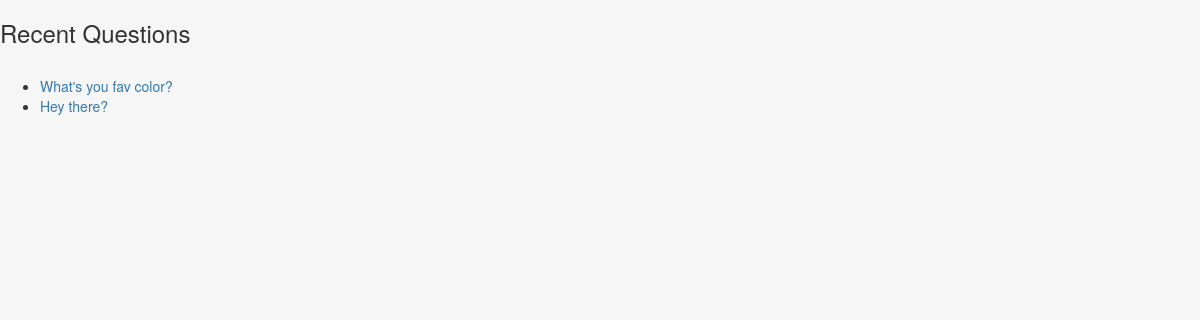
The page /polls/ on the database as committed earlier.
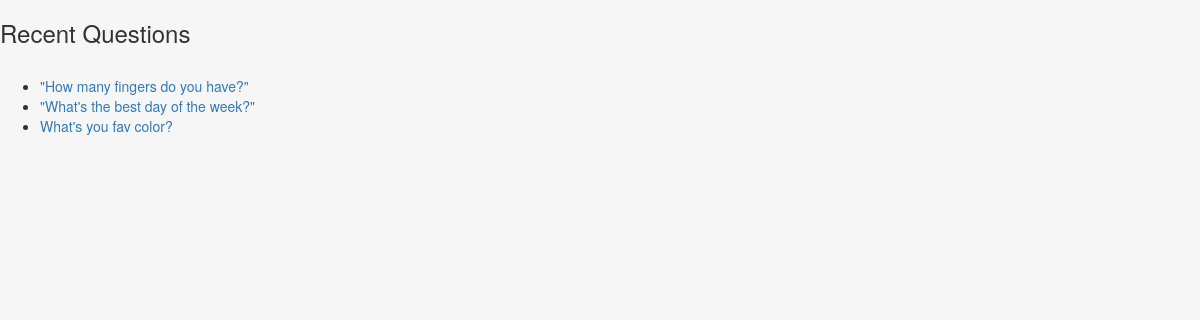
The same page on the database as committed later.
### polls/models.py (models this page shows, shortened)
@python_2_unicode_compatible
class Question(models.Model):
	question_text = models.CharField(max_length=200)
	pub_date = models.DateTimeField('date published')
	def was_published_recently(self):
		now = timezone.now()
		return now - datetime.timedelta(days=1) <= self.pub_date <= now
	was_published_recently.admin_order_field = 'pub_date'
	was_published_recently.boolean = True
	was_published_recently.short_description = 'Published recently?'

### polls/views.py (the view)
class IndexView(generic.ListView):
	template_name = 'polls/index.html'
	context_object_name = 'latest_question_list'
	def get_queryset(self):
		return Question.objects.filter(pub_date__lte=timezone.now()).order_by('-pub_date')[:5]

### polls/templates/polls/index.html
{% extends "polls/base.html" %}
{% block content %}
<h3>Recent Questions</h3>
<br/>
{% if latest_question_list %}
    <ul>
    {% for question in latest_question_list %}
        <li><a href="{% url 'polls:detail' question.id %}">{{ question.question_text }}</a></li>
    {% endfor %}
    </ul>
{% else %}
    <p>No polls are available.</p>
{% endif %}
{% endblock %}

### polls/templates/polls/base.html
<!DOCTYPE html>
<html lang="en">
<head>
	{% load staticfiles %}
	<link rel="stylesheet" href="{% static 'bootstrap/css/bootstrap.min.css' %}" type="text/css" />
</head>
<body class="body" style="background-color:#f6f6f6">
	<div>
		{% block content %}
		{% endblock %}
	</div>
</body>
</html>

Rows that differ between the two databases and show on the page:
removed Question: question_text "Hey there?"
added Question: question_text "\"How many fingers do you have?\""
added Question: question_text "\"What's the best day of the week?\""
